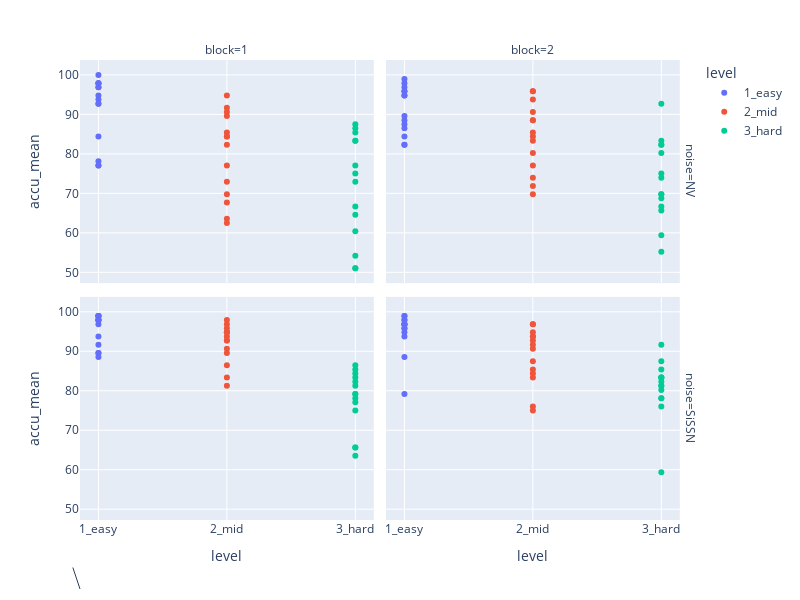

The cell this chart's notebook holds for it:
### Markdown cell above
### Each subject averaged accross items

### Code cell
# combining only 
df_grouped2 = df_long.groupby(['subj','noise','block','level'])[['accu']].agg(['mean', 'std','sem'])
df_grouped2.columns = [f'{col[0]}_{col[1]}' for col in df_grouped2.columns]
df_grouped2 = df_grouped2.reset_index()




# Define error bars
depvar = "accu_mean"
def create_scatter_plot(datain, title):
    # Create a scatter plot with error bars
    fig = px.scatter(
        datain, 
        x="level", 
        y=depvar, 
        color="level", 
        facet_col="block", 
        facet_row="noise"        
    )

    # Update layout for larger figure and add title
    fig.update_layout(
        #xaxis_title='LV',
        yaxis_title=depvar,
        height=600,  # Set the height
        width=800    # Set the width        
    )

    ## Add footnote
    fig.add_annotation(        
        xref="paper", yref="paper",
        x=0, y=-0.15,
        showarrow=True,
        font=dict(size=10) 
        
    )
    
    return fig


fig = create_scatter_plot(df_grouped2,'Accuracy per difficulty')
fig.show()

### Figure 1 — Plotly figure (JSON) as saved in the notebook; plotly's stock layout.template omitted (floating-point values rounded to 4 significant figures)
{"data": [{"hovertemplate": "level=%{x}<br>noise=NV<br>block=1<br>accu_mean=%{y}<extra></extra>", "legendgroup": "1_easy", "marker": {"color": "#636efa", "symbol": "circle"}, "mode": "markers", "name": "1_easy", "orientation": "v", "showlegend": true, "type": "scatter", "x": ["1_easy", "1_easy", "1_easy", "1_easy", "1_easy", "1_easy", "1_easy", "1_easy", "1_easy", "1_easy", "1_easy", "1_easy", "1_easy", "1_easy"], "xaxis": "x3", "y": [77.08, 84.38, 96.88, 97.92, 97.92, 92.71, 94.79, 93.75, 78.12, 100, 96.88, 92.71, 77.08, 97.92], "yaxis": "y3"}, {"hovertemplate": "level=%{x}<br>noise=NV<br>block=2<br>accu_mean=%{y}<extra></extra>", "legendgroup": "1_easy", "marker": {"color": "#636efa", "symbol": "circle"}, "mode": "markers", "name": "1_easy", "orientation": "v", "showlegend": false, "type": "scatter", "x": ["1_easy", "1_easy", "1_easy", "1_easy", "1_easy", "1_easy", "1_easy", "1_easy", "1_easy", "1_easy", "1_easy", "1_easy", "1_easy", "1_easy"], "xaxis": "x4", "y": [94.79, 94.79, 86.46, 98.96, 96.88, 88.54, 82.29, 84.38, 82.29, 97.92, 95.83, 89.58, 95.83, 87.5], "yaxis": "y4"}, {"hovertemplate": "level=%{x}<br>noise=SiSSN<br>block=1<br>accu_mean=%{y}<extra></extra>", "legendgroup": "1_easy", "marker": {"color": "#636efa", "symbol": "circle"}, "mode": "markers", "name": "1_easy", "orientation": "v", "showlegend": false, "type": "scatter", "x": ["1_easy", "1_easy", "1_easy", "1_easy", "1_easy", "1_easy", "1_easy", "1_easy", "1_easy", "1_easy", "1_easy", "1_easy", "1_easy", "1_easy"], "xaxis": "x", "y": [91.67, 97.92, 89.58, 97.92, 98.96, 89.58, 98.96, 88.54, 97.92, 98.96, 98.96, 93.75, 97.92, 96.88], "yaxis": "y"}, {"hovertemplate": "level=%{x}<br>noise=SiSSN<br>block=2<br>accu_mean=%{y}<extra></extra>", "legendgroup": "1_easy", "marker": {"color": "#636efa", "symbol": "circle"}, "mode": "markers", "name": "1_easy", "orientation": "v", "showlegend": false, "type": "scatter", "x": ["1_easy", "1_easy", "1_easy", "1_easy", "1_easy", "1_easy", "1_easy", "1_easy", "1_easy", "1_easy", "1_easy", "1_easy", "1_easy", "1_easy"], "xaxis": "x2", "y": [93.75, 96.88, 88.54, 96.88, 95.83, 95.83, 97.92, 97.92, 98.96, 96.88, 96.88, 79.17, 94.79, 98.96], "yaxis": "y2"}, {"hovertemplate": "level=%{x}<br>noise=NV<br>block=1<br>accu_mean=%{y}<extra></extra>", "legendgroup": "2_mid", "marker": {"color": "#EF553B", "symbol": "circle"}, "mode": "markers", "name": "2_mid", "orientation": "v", "showlegend": true, "type": "scatter", "x": ["2_mid", "2_mid", "2_mid", "2_mid", "2_mid", "2_mid", "2_mid", "2_mid", "2_mid", "2_mid", "2_mid", "2_mid", "2_mid", "2_mid"], "xaxis": "x3", "y": [69.79, 63.54, 82.29, 84.38, 91.67, 77.08, 85.42, 84.38, 67.71, 90.62, 94.79, 72.92, 62.5, 89.58], "yaxis": "y3"}, {"hovertemplate": "level=%{x}<br>noise=NV<br>block=2<br>accu_mean=%{y}<extra></extra>", "legendgroup": "2_mid", "marker": {"color": "#EF553B", "symbol": "circle"}, "mode": "markers", "name": "2_mid", "orientation": "v", "showlegend": false, "type": "scatter", "x": ["2_mid", "2_mid", "2_mid", "2_mid", "2_mid", "2_mid", "2_mid", "2_mid", "2_mid", "2_mid", "2_mid", "2_mid", "2_mid", "2_mid"], "xaxis": "x4", "y": [83.33, 90.62, 77.08, 95.83, 95.83, 84.38, 69.79, 71.88, 73.96, 93.75, 85.42, 80.21, 88.54, 88.54], "yaxis": "y4"}, {"hovertemplate": "level=%{x}<br>noise=SiSSN<br>block=1<br>accu_mean=%{y}<extra></extra>", "legendgroup": "2_mid", "marker": {"color": "#EF553B", "symbol": "circle"}, "mode": "markers", "name": "2_mid", "orientation": "v", "showlegend": false, "type": "scatter", "x": ["2_mid", "2_mid", "2_mid", "2_mid", "2_mid", "2_mid", "2_mid", "2_mid", "2_mid", "2_mid", "2_mid", "2_mid", "2_mid", "2_mid"], "xaxis": "x", "y": [81.25, 94.79, 83.33, 95.83, 92.71, 90.62, 96.88, 93.75, 89.58, 94.79, 94.79, 86.46, 92.71, 97.92], "yaxis": "y"}, {"hovertemplate": "level=%{x}<br>noise=SiSSN<br>block=2<br>accu_mean=%{y}<extra></extra>", "legendgroup": "2_mid", "marker": {"color": "#EF553B", "symbol": "circle"}, "mode": "markers", "name": "2_mid", "orientation": "v", "showlegend": false, "type": "scatter", "x": ["2_mid", "2_mid", "2_mid", "2_mid", "2_mid", "2_mid", "2_mid", "2_mid", "2_mid", "2_mid", "2_mid", "2_mid", "2_mid", "2_mid"], "xaxis": "x2", "y": [87.5, 91.67, 76.04, 93.75, 96.88, 83.33, 94.79, 90.62, 92.71, 85.42, 96.88, 75, 84.38, 93.75], "yaxis": "y2"}, {"hovertemplate": "level=%{x}<br>noise=NV<br>block=1<br>accu_mean=%{y}<extra></extra>", "legendgroup": "3_hard", "marker": {"color": "#00cc96", "symbol": "circle"}, "mode": "markers", "name": "3_hard", "orientation": "v", "showlegend": true, "type": "scatter", "x": ["3_hard", "3_hard", "3_hard", "3_hard", "3_hard", "3_hard", "3_hard", "3_hard", "3_hard", "3_hard", "3_hard", "3_hard", "3_hard", "3_hard"], "xaxis": "x3", "y": [51.04, 60.42, 83.33, 86.46, 77.08, 64.58, 75, 72.92, 54.17, 85.42, 87.5, 66.67, 51.04, 83.33], "yaxis": "y3"}, {"hovertemplate": "level=%{x}<br>noise=NV<br>block=2<br>accu_mean=%{y}<extra></extra>", "legendgroup": "3_hard", "marker": {"color": "#00cc96", "symbol": "circle"}, "mode": "markers", "name": "3_hard", "orientation": "v", "showlegend": false, "type": "scatter", "x": ["3_hard", "3_hard", "3_hard", "3_hard", "3_hard", "3_hard", "3_hard", "3_hard", "3_hard", "3_hard", "3_hard", "3_hard", "3_hard", "3_hard"], "xaxis": "x4", "y": [75, 83.33, 55.21, 73.96, 92.71, 68.75, 59.38, 69.79, 65.62, 82.29, 80.21, 66.67, 82.29, 69.79], "yaxis": "y4"}, {"hovertemplate": "level=%{x}<br>noise=SiSSN<br>block=1<br>accu_mean=%{y}<extra></extra>", "legendgroup": "3_hard", "marker": {"color": "#00cc96", "symbol": "circle"}, "mode": "markers", "name": "3_hard", "orientation": "v", "showlegend": false, "type": "scatter", "x": ["3_hard", "3_hard", "3_hard", "3_hard", "3_hard", "3_hard", "3_hard", "3_hard", "3_hard", "3_hard", "3_hard", "3_hard", "3_hard", "3_hard"], "xaxis": "x", "y": [63.54, 83.33, 65.62, 81.25, 84.38, 78.12, 86.46, 75, 85.42, 77.08, 79.17, 65.62, 82.29, 79.17], "yaxis": "y"}, {"hovertemplate": "level=%{x}<br>noise=SiSSN<br>block=2<br>accu_mean=%{y}<extra></extra>", "legendgroup": "3_hard", "marker": {"color": "#00cc96", "symbol": "circle"}, "mode": "markers", "name": "3_hard", "orientation": "v", "showlegend": false, "type": "scatter", "x": ["3_hard", "3_hard", "3_hard", "3_hard", "3_hard", "3_hard", "3_hard", "3_hard", "3_hard", "3_hard", "3_hard", "3_hard", "3_hard", "3_hard"], "xaxis": "x2", "y": [87.5, 81.25, 76.04, 81.25, 91.67, 78.12, 83.33, 85.42, 83.33, 80.21, 78.12, 59.38, 82.29, 83.33], "yaxis": "y2"}], "layout": {"annotations": [{"showarrow": false, "text": "block=1", "x": 0.24, "xanchor": "center", "xref": "paper", "y": 1, "yanchor": "bottom", "yref": "paper"}, {"showarrow": false, "text": "block=2", "x": 0.74, "xanchor": "center", "xref": "paper", "y": 1, "yanchor": "bottom", "yref": "paper"}, {"showarrow": false, "text": "noise=SiSSN", "textangle": 90, "x": 0.98, "xanchor": "left", "xref": "paper", "y": 0.2425, "yanchor": "middle", "yref": "paper"}, {"showarrow": false, "text": "noise=NV", "textangle": 90, "x": 0.98, "xanchor": "left", "xref": "paper", "y": 0.7575, "yanchor": "middle", "yref": "paper"}, {"font": {"size": 10}, "showarrow": true, "x": 0, "xref": "paper", "y": -0.15, "yref": "paper"}], "height": 600, "legend": {"title": {"text": "level"}, "tracegroupgap": 0}, "margin": {"t": 60}, "width": 800, "xaxis": {"anchor": "y", "autorange": true, "categoryarray": ["1_easy", "2_mid", "3_hard"], "categoryorder": "array", "domain": [0, 0.48], "range": [-0.1438, 2.144], "title": {"text": "level"}, "type": "category"}, "xaxis2": {"anchor": "y2", "autorange": true, "categoryarray": ["1_easy", "2_mid", "3_hard"], "categoryorder": "array", "domain": [0.5, 0.98], "matches": "x", "range": [-0.1438, 2.144], "title": {"text": "level"}, "type": "category"}, "xaxis3": {"anchor": "y3", "autorange": true, "domain": [0, 0.48], "matches": "x", "range": [-0.1438, 2.144], "showticklabels": false, "type": "category"}, "xaxis4": {"anchor": "y4", "autorange": true, "domain": [0.5, 0.98], "matches": "x", "range": [-0.1438, 2.144], "showticklabels": false, "type": "category"}, "yaxis": {"anchor": "x", "autorange": true, "domain": [0, 0.485], "range": [47.27, 103.8], "title": {"text": "accu_mean"}, "type": "linear"}, "yaxis2": {"anchor": "x2", "autorange": true, "domain": [0, 0.485], "matches": "y", "range": [47.27, 103.8], "showticklabels": false, "type": "linear"}, "yaxis3": {"anchor": "x3", "autorange": true, "domain": [0.515, 1], "matches": "y", "range": [47.27, 103.8], "title": {"text": "accu_mean"}, "type": "linear"}, "yaxis4": {"anchor": "x4", "autorange": true, "domain": [0.515, 1], "matches": "y", "range": [47.27, 103.8], "showticklabels": false, "type": "linear"}}}
